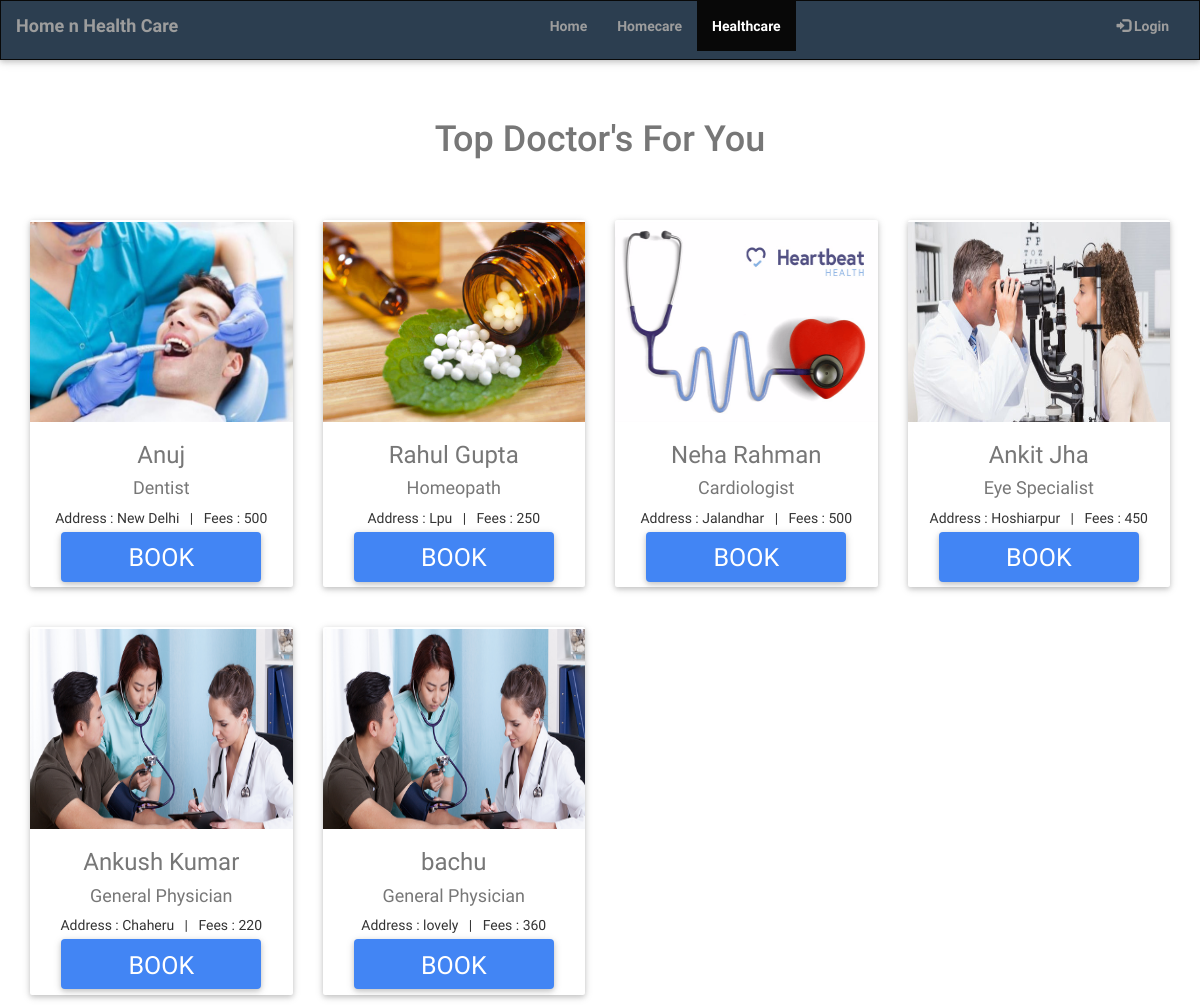
Screenshot of /healthcare.php with the database file from the repository.
### tables this page shows
CREATE TABLE `doctors` (
  `id` int(10) NOT NULL,
  `specilization` varchar(255) NOT NULL,
  `address` varchar(255) NOT NULL,
  `fees` varchar(255) NOT NULL,
  `contactno` double NOT NULL,
  `email1` varchar(255) NOT NULL,
  `pass` varchar(255) NOT NULL,
  `name1` varchar(255) NOT NULL,
  `img` text NOT NULL
);

### healthcare.php (the view, shortened to what this page needs)
<?php
include('include/config.php');
?>
<html>
    <head>
        <link rel="stylesheet" href="https://maxcdn.bootstrapcdn.com/bootstrap/3.4.0/css/bootstrap.min.css">
        <link rel="stylesheet" href="css/mdb.min.css">
        <link rel="stylesheet" href="css/style.css">
    </head>
    <body>
            <nav class="navbar navbar-inverse">
                <div class="container-fluid">
                    <div class="navbar-header">
                    <a class="navbar-brand" href="#"><b>Home n Health Care</b></a>
                    </div>
                    <div class="collapse navbar-collapse" id="myNavbar">
                    <ul class="nav navbar-nav" style="margin-left: 30%;">
                        <li><a href="./index.php"><b>Home</b></a></li>
                        <li><a href="./homecare.php"><b>Homecare</b></a></li>
                        <li class="active"><a href="./healthcare.php"><b>Healthcare</b></a></li>
                    </ul>
                    <ul class="nav navbar-nav navbar-right">
                        <?php
                        if(empty($_SESSION['id']))
                        {
                            echo '<li><a href="./login.php"><span class="glyphicon glyphicon-log-in"></span> <b>Login</b></a></li>';
                        }
                        else
                        {
                            echo '<li><a href="./logout.php"><span class="glyphicon glyphicon-log-in"></span><b>Logout</b></a></li>';
                        }
                        ?>
                    </ul>
                    </div>
                </div>
            </nav>
            <div class="col-sm-12 text-center">
                <br>
                <br>
                <h1 class="text-muted h1"> Top Doctor's For You</h1>
                <br>
                <?php
                $sql1= "SELECT * FROM doctors";
                $result = mysqli_query($conn,$sql1);
                if(mysqli_num_rows($result)>0)
                {
                    while($row=mysqli_fetch_assoc($result))
                    {
                    echo '<div class="col-sm-3 text-center pt3">
                    <div class="card">
                        <div class="card-header">
                            <img class="card-img-top" src="'.$row['img'].'" style="width:100%;height:200px;">
                        </div>
                        <div class="card-body">
                            <h3 class="text-muted">'.$row["name1"].'</h3>
                            <h4 class="text-muted">'.$row["specilization"].'</h4>
                            <span>Address : '.$row["address"].'</span>&nbsp;&nbsp; | &nbsp;&nbsp;<span>Fees : '.$row["fees"].'</span>
                        </div>
                        <div class="card-footer">
                        <btn class="btn btn-primary"><a  href="../homecare1/user/login.php" style="color:#fff;">Book</a></btn>
                        </div>
                    </div>
                </div>';
                    }
                }
                else
                {
                }
                ?>
            </div>
    </body>
</html>

### css/style.css (style rules this page uses)
.navbar { border-radius:00px!important; margin:00px 00px 00px 00px; padding:00px 00px 00px 00px; height:60px; background: #2c3e50; }
.navbar-inverse { color:#fff; }
.pt3 { padding-top:30px; padding-bottom:10px; }
.btn { width:200px; height:50px; font-size:25px; border-radius:04px; }
.card { background-color:#fff; border-radius:02px; padding-top:02px; padding-bottom:02px; }

### rows the page displays
doctors: img (picture), name1 "Anuj", specilization "Dentist", address "New Delhi", fees "500"
doctors: img (picture), name1 "Rahul Gupta", specilization "Homeopath", address "Lpu", fees "250"
doctors: img (picture), name1 "Neha Rahman", specilization "Cardiologist", address "Jalandhar", fees "500"
doctors: img (picture), name1 "Ankit Jha", specilization "Eye Specialist", address "Hoshiarpur", fees "450"
doctors: img (picture), name1 "Ankush Kumar", specilization "General Physician", address "Chaheru", fees "220"
doctors: img (picture), name1 "bachu", specilization "General Physician", address "lovely", fees "360"
